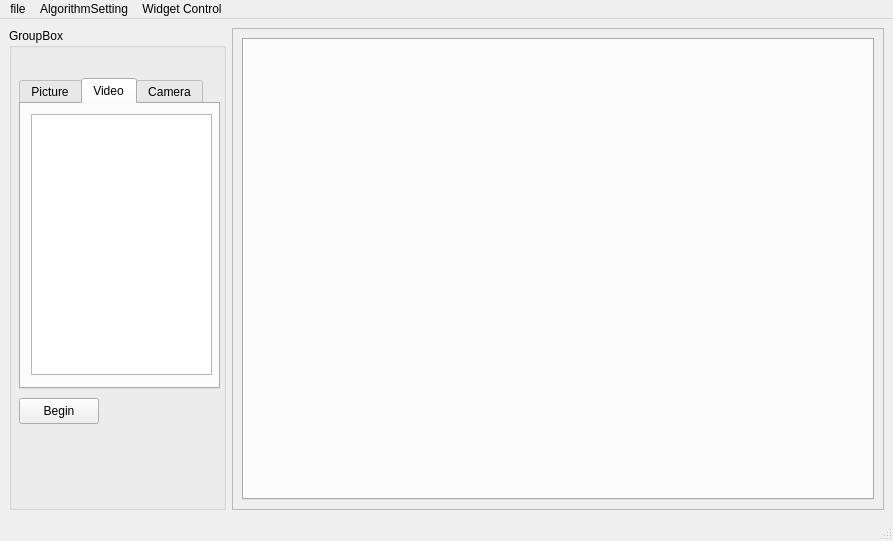
<?xml version="1.0" encoding="UTF-8"?>
<ui version="4.0">
 <class>MainWindow</class>
 <widget class="QMainWindow" name="MainWindow">
  <property name="geometry">
   <rect>
    <x>0</x>
    <y>0</y>
    <width>893</width>
    <height>541</height>
   </rect>
  </property>
  <property name="windowTitle">
   <string>MainWindow</string>
  </property>
  <widget class="QWidget" name="centralwidget">
   <layout class="QHBoxLayout" name="horizontalLayout" stretch="1,3">
    <item>
     <widget class="QGroupBox" name="groupBox">
      <property name="title">
       <string>GroupBox</string>
      </property>
      <widget class="QPushButton" name="playButton">
       <property name="geometry">
        <rect>
         <x>10</x>
         <y>370</y>
         <width>80</width>
         <height>26</height>
        </rect>
       </property>
       <property name="text">
        <string>Begin</string>
       </property>
      </widget>
      <widget class="QTabWidget" name="tabWidget_2">
       <property name="geometry">
        <rect>
         <x>10</x>
         <y>50</y>
         <width>201</width>
         <height>311</height>
        </rect>
       </property>
       <property name="currentIndex">
        <number>1</number>
       </property>
       <widget class="QWidget" name="picture_tab">
        <attribute name="title">
         <string>Picture</string>
        </attribute>
        <widget class="QListWidget" name="p_ListWidget">
         <property name="geometry">
          <rect>
           <x>10</x>
           <y>11</y>
           <width>181</width>
           <height>261</height>
          </rect>
         </property>
        </widget>
       </widget>
       <widget class="QWidget" name="video_tab">
        <attribute name="title">
         <string>Video</string>
        </attribute>
        <widget class="QListWidget" name="V_ListWidget">
         <property name="geometry">
          <rect>
           <x>10</x>
           <y>10</y>
           <width>181</width>
           <height>261</height>
          </rect>
         </property>
        </widget>
       </widget>
       <widget class="QWidget" name="camera_tab">
        <attribute name="title">
         <string>Camera</string>
        </attribute>
       </widget>
      </widget>
     </widget>
    </item>
    <item>
     <widget class="QFrame" name="frame">
      <property name="frameShape">
       <enum>QFrame::Shape::StyledPanel</enum>
      </property>
      <property name="frameShadow">
       <enum>QFrame::Shadow::Raised</enum>
      </property>
      <layout class="QHBoxLayout" name="horizontalLayout_2">
       <item>
        <widget class="QTabWidget" name="videoWidget">
         <property name="currentIndex">
          <number>-1</number>
         </property>
        </widget>
       </item>
      </layout>
     </widget>
    </item>
   </layout>
  </widget>
  <widget class="QMenuBar" name="menubar">
   <property name="geometry">
    <rect>
     <x>0</x>
     <y>0</y>
     <width>893</width>
     <height>27</height>
    </rect>
   </property>
   <widget class="QMenu" name="menufile">
    <property name="title">
     <string>file</string>
    </property>
    <addaction name="actionOpen_Dir_for_images"/>
    <addaction name="actionOpen_Dir_for_Video"/>
    <addaction name="separator"/>
    <addaction name="actionExport_All_Playing_Video"/>
   </widget>
   <widget class="QMenu" name="menuAlgorithmSetting">
    <property name="title">
     <string>AlgorithmSetting</string>
    </property>
    <addaction name="actiontemplate"/>
    <addaction name="actionCurrent_Algorithm"/>
    <addaction name="actionImport_Algorithm_Ai"/>
   </widget>
   <widget class="QMenu" name="menuWidget_Control">
    <property name="title">
     <string>Widget Control</string>
    </property>
    <addaction name="actionDelete_Current_Widget"/>
    <addaction name="actionAdd"/>
    <addaction name="actionSeparation_Current_Widget"/>
   </widget>
   <addaction name="menufile"/>
   <addaction name="menuAlgorithmSetting"/>
   <addaction name="menuWidget_Control"/>
  </widget>
  <widget class="QStatusBar" name="statusbar"/>
  <action name="actionOpen_Dir_for_images">
   <property name="text">
    <string>Open Dir for images</string>
   </property>
  </action>
  <action name="actionOpen_Dir_for_Video">
   <property name="text">
    <string>Open Dir for Video</string>
   </property>
  </action>
  <action name="actionExport_All_Playing_Video">
   <property name="text">
    <string>Export All Playing Video</string>
   </property>
  </action>
  <action name="actiontemplate">
   <property name="text">
    <string>template</string>
   </property>
  </action>
  <action name="actionCurrent_Algorithm">
   <property name="text">
    <string>Current Algorithm Way</string>
   </property>
  </action>
  <action name="actionDelete_Current_Widget">
   <property name="text">
    <string>Delete Current Widget</string>
   </property>
  </action>
  <action name="actionAdd">
   <property name="text">
    <string> Add New Widget</string>
   </property>
  </action>
  <action name="actionSeparation_Current_Widget">
   <property name="text">
    <string>Separation Current Widget</string>
   </property>
  </action>
  <action name="actionImport_Algorithm_Ai">
   <property name="text">
    <string>Import Algorithm（Ai）</string>
   </property>
  </action>
 </widget>
 <resources/>
 <connections/>
</ui>
